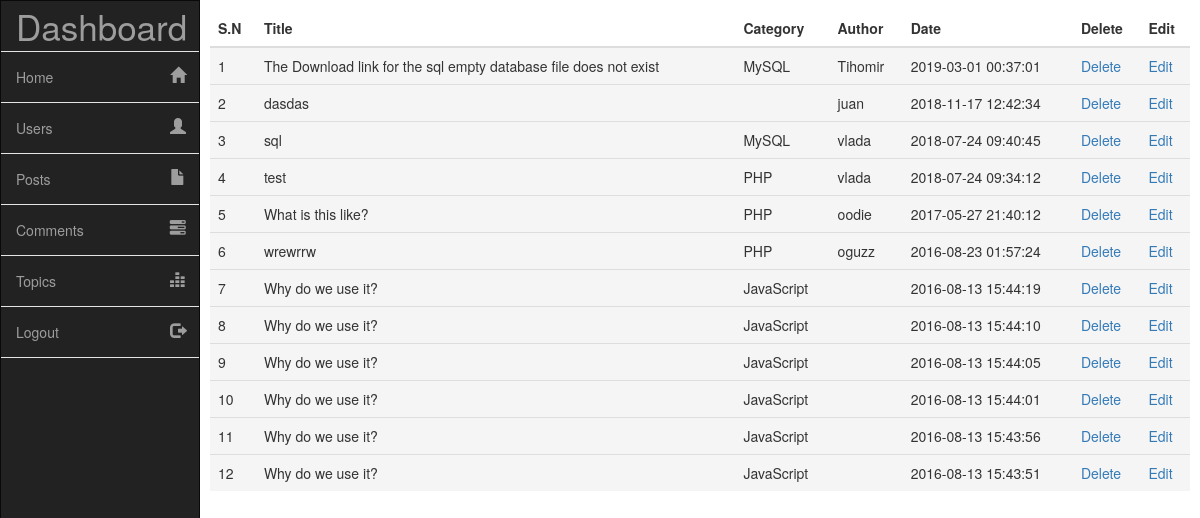
Page /admin/index.php?page=posts (signed in) on the committed database.
### tables this page shows
CREATE TABLE `posts` (
  `post_id` int(11) NOT NULL,
  `user_id` int(11) NOT NULL,
  `topic_id` int(11) NOT NULL,
  `post_title` text NOT NULL,
  `post_content` text NOT NULL,
  `post_date` timestamp NOT NULL DEFAULT CURRENT_TIMESTAMP ON UPDATE CURRENT_TIMESTAMP
);

CREATE TABLE `topics` (
  `topic_id` int(11) NOT NULL,
  `topic_title` varchar(100) NOT NULL
);

CREATE TABLE `users` (
  `user_id` int(11) NOT NULL,
  `user_name` varchar(100) NOT NULL,
  `user_pass` varchar(100) NOT NULL,
  `user_email` varchar(100) NOT NULL,
  `user_country` varchar(100) NOT NULL,
  `user_gender` varchar(100) NOT NULL,
  `user_b_day` date NOT NULL,
  `user_image` text NOT NULL,
  `register_date` date NOT NULL,
  `last_login` date NOT NULL,
  `status` text NOT NULL,
  `verification_code` int(100) NOT NULL,
  `posts` text NOT NULL,
  `user_role` varchar(100) NOT NULL
);

### admin/posts.php (the view)
<div class="table-responsive">
	<table class="table">
		<thead>
			<tr>
				<th>S.N</th>
				<th>Title</th>
				<th>Category</th>
				<th>Author</th>
				<th>Date</th>
				<th>Delete</th>
				<th>Edit</th>
			</tr>
		</thead>
		<tbody>
			<?php
				$sel_posts = "SELECT * from posts order by 1 DESC";
				$run_posts = mysqli_query( $connection, $sel_posts );
				$i = 0;
				while ( $row_post = mysqli_fetch_array( $run_posts ) ) {
					$post_id = $row_post['post_id'];
					$user_id = $row_post['user_id'];
					$topic_id = $row_post['topic_id'];
					$post_title = $row_post['post_title'];
					$post_date = $row_post['post_date'];
					$i++;
					$sel_user = "SELECT * from users where user_id='$user_id'";
					$run_user = mysqli_query( $connection, $sel_user );
					$row_user = mysqli_fetch_array( $run_user );
					$user_name = $row_user['user_name'];
					$topic_query = "SELECT * from topics where topic_id='$topic_id'";
					$run_topic_query = mysqli_query( $connection, $topic_query );
					$row_topic = mysqli_fetch_array( $run_topic_query );
					$cat_name = $row_topic['topic_title'];
					$output  = "<tr class='active'>";
					$output .= "<td>$i</td>";
					$output .= "<td>$post_title</td>";
					$output .= "<td>$cat_name</td>";
					$output .= "<td>$user_name</td>";
					$output .= "<td>$post_date</td>";
					$output .= "<td><a href='delete_post.php?post_id=$post_id'>Delete</a></td>";
					$output .= "<td><a href='edit_post.php?post_id=$post_id'>Edit</a></td>";
					$output .= "</tr>";
					echo $output;
				}
			?>
		</tbody>
	</table>
</div>

### admin/assets/css/main.css (style rules this page uses)
body, html { height: 100%; }

### rows in the picture
posts: post_title "The Download link for the sql empty database file does not exist", topic.topic_title "MySQL", user.user_name "Tihomir", post_date "2019-03-01 00:37:01"
posts: post_title "dasdas", user.user_name "juan", post_date "2018-11-17 12:42:34"
posts: post_title "sql", topic.topic_title "MySQL", user.user_name "vlada", post_date "2018-07-24 09:40:45"
posts: post_title "test", topic.topic_title "PHP", user.user_name "vlada", post_date "2018-07-24 09:34:12"
posts: post_title "What is this like?", topic.topic_title "PHP", user.user_name "oodie", post_date "2017-05-27 21:40:12"
posts: post_title "wrewrrw", topic.topic_title "PHP", user.user_name "oguzz", post_date "2016-08-23 01:57:24"
posts: post_title "Why do we use it?", topic.topic_title "JavaScript", post_date "2016-08-13 15:44:19"
posts: post_title "Why do we use it?", topic.topic_title "JavaScript", post_date "2016-08-13 15:44:10"
posts: post_title "Why do we use it?", topic.topic_title "JavaScript", post_date "2016-08-13 15:44:05"
posts: post_title "Why do we use it?", topic.topic_title "JavaScript", post_date "2016-08-13 15:44:01"
posts: post_title "Why do we use it?", topic.topic_title "JavaScript", post_date "2016-08-13 15:43:56"
posts: post_title "Why do we use it?", topic.topic_title "JavaScript", post_date "2016-08-13 15:43:51"
